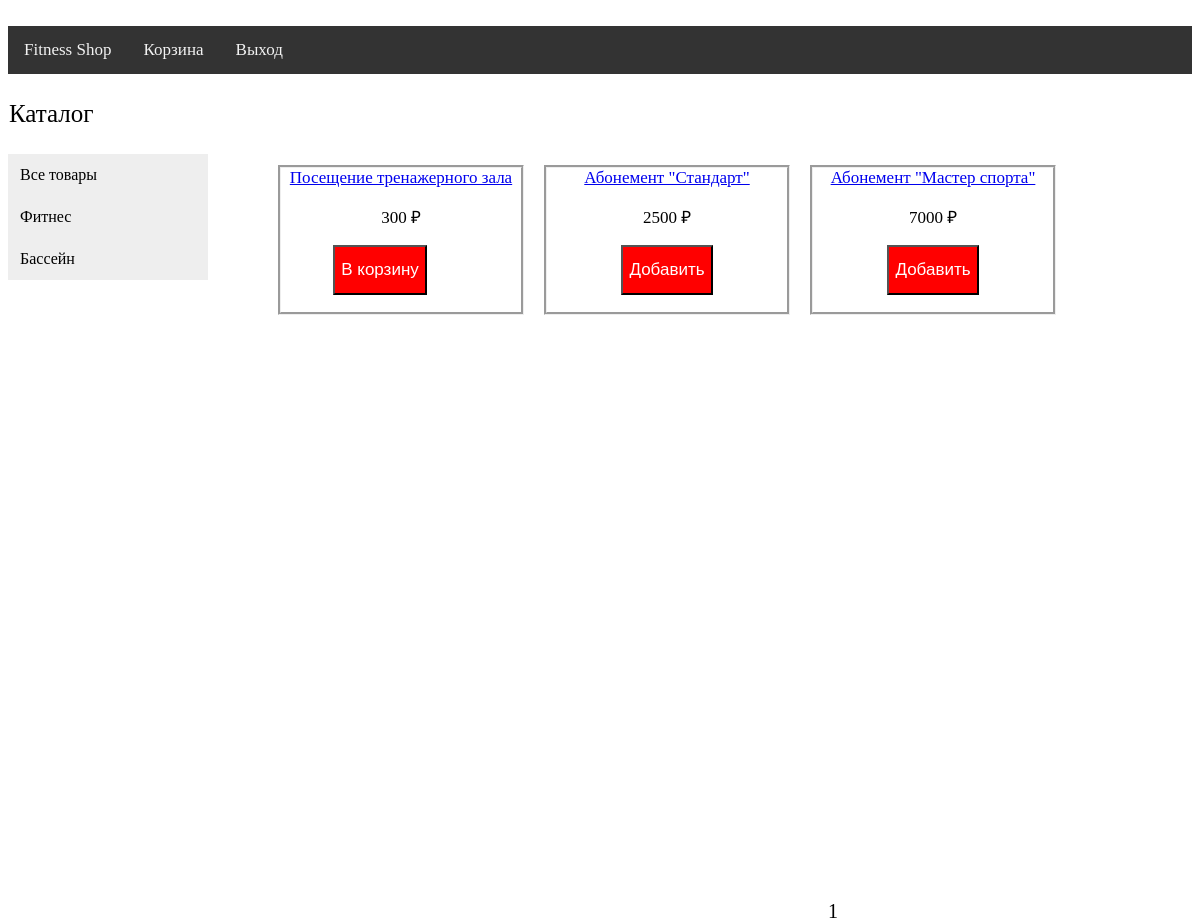
/fitness/1 (signed in), run on the app's committed database.
### app.py (models this page shows)
class Collection(db.Model):  # раздел магазина
    id = db.Column(db.Integer, primary_key=True)
    title = db.Column(db.String(50), nullable=False)
    trans = db.Column(db.String(50), nullable=False)

class Item(db.Model):  # товар
    id = db.Column(db.Integer, primary_key=True)
    title = db.Column(db.String(100), nullable=False)
    descr = db.Column(db.String(500), nullable=False)
    price = db.Column(db.Integer, nullable=False)
    collect = db.Column(db.Integer, db.ForeignKey('collection.id'), nullable=False)

### app.py (the view)
@app.route('/<string:collect>/')  # страницы отдельных разделов
@app.route('/<string:collect>/<int:page>')
def page(collect, page=None):
    try:
        bus = [g.item_id for g in ItemInBusket.query.filter_by(user_id=current_user.id).all()]  # товары в корзине
    except:
        bus = []
    if collect in [col.title for col in Collection.query.all()]:
        col = Collection.query.filter_by(title=collect).first().id
        goods = db.session.query(Item, Collection).filter(Item.collect == Collection.id).filter_by(collect=col)
        if page in (None, 1):
            return render_template('ShopGoods.html', goods=goods.paginate(1, number, False),
                                   collections=Collection.query.all()
                                   , col=Collection.query.filter_by(title=collect).first(), user_=current_user, bus=bus)
        return render_template('ShopGoods.html', goods=goods.paginate(page, number, False),
                               collections=Collection.query.all(),
                               col=Collection.query.filter_by(title=collect).first().title, user_=current_user, bus=bus)

### app.py (called while the page is built)
@login_manager.user_loader  # загрузка пользователя
def load_user(user_id):
    return db.session.query(User).get(user_id)

### templates/ShopGoods.html (shortened to what this page needs)
{% extends 'ShopMenu.html' %}
{% block main %}
<div class='catalog' align='center'>
{% for g in goods.items %}
<div class='item' align='left'>
<a href='/tovary/{{ g.Item.id }}' title='{{ g.Item.title }}' class='item-name' align='center'>{{ g.Item.title }}</a>
<p>{{ g.Item.price }} &#8381</p>
{% if g.Item.id not in bus%}
<form action='/tovary/{{ g.Item.id }}/busket' method='post'>
<button class='add' title='Добавить'>Добавить</button></form>
{% else %}
<div class='add' align='center'>
<button class='to_busket'><a style='color:white;text-decoration:none' href='/busket'><span>В корзину</span></a></button>
</div>
{% endif %}
</div>
{% endfor %}
<div class='page' align='center'>
{% for pg in goods.iter_pages(left_edge=1,right_edge=1, left_current=1, right_current=2) %}
{% if pg %}
{% if goods.page==pg %}
<a>{{ pg }}</a>
{% else %}
{% if col.title!='tovary' %}
<a href="{{ url_for('page',collect=col.title,page=pg) }}">{{ pg }}</a>
{% else %}
<a href="{{ url_for('all_',page=pg) }}">{{ pg }}</a>
{% endif %}
{% endif %}
{% else %}
...
{% endif %}
{% endfor %}
</div>
</div>
{% endblock %}

### templates/ShopMenu.html
﻿{% extends 'ShopBase.html' %}
{% block content %}
<div class='content'>
<div class='vertical-menu'>
<p class='catal'>Каталог</p>
{% if col.trans=='Все товары' %}
<a href='/tovary' class='active'>Все товары</a>
{% else %}
<a href='/tovary' class='link'>Все товары</a>
{% endif %}
{% for c in collections %}
{% if c.title==col %}
<a href='/{{ c.title }}' class='active'>{{ c.trans }}</a>
{% else %}
<a href='/{{ c.title }}' class='link'>{{ c.trans }}</a>
{% endif %}
{% endfor %}
</div>
{% block main %}
{% endblock %}
</div>
{% endblock %}

### templates/ShopBase.html (style rules this page uses)
.vertical-menu { width: 200px; }
.vertical-menu a { background-color: #eee; color: black; display: block; padding: 12px; text-decoration: none; }
.catal { font-size: 25px; padding: 1px; }
.catalog { top: -50px; width: 1150px; margin: 0px 0px 0px 250px; position: absolute; top: 150px; }
.item { vertical-align: top; border-style: groove; display: inline-block; position: relative; text-align: center; float: left; width: 240px; margin-left: 20px; overflow: hidden; text-overflow: ellipsis; margin-top: 15px; font-size: 17px; }
button.add { background: red; color: white; height: 50px; font-size: 1.0625rem; cursor: pointer; }
div.add { height: 50px; width: 96px; cursor: pointer; margin-left: 51px; margin-block-end: 1em; box-sizing: border-box; }
.to_busket { background: red; height: 50px; font-size: 1.0625rem; }
.content { height: 100%; margin: 0px 0px 0px 0px; }
.page { font-size: 20px; margin-top: 750px; }
.item-name { white-space:pre; background: white; overflow: hidden; text-overflow: ellipsis; }

### data on the page
Collection: trans "Фитнес"
Collection: trans "Бассейн"
Item: Item "Посещение тренажерного зала", Item.price "300", shows "В корзину"
Item: Item "Абонемент \"Стандарт\"", Item.price "2500"
Item: Item "Абонемент \"Мастер спорта\"", Item.price "7000"

### other printed values
{{ pg }} "1"
